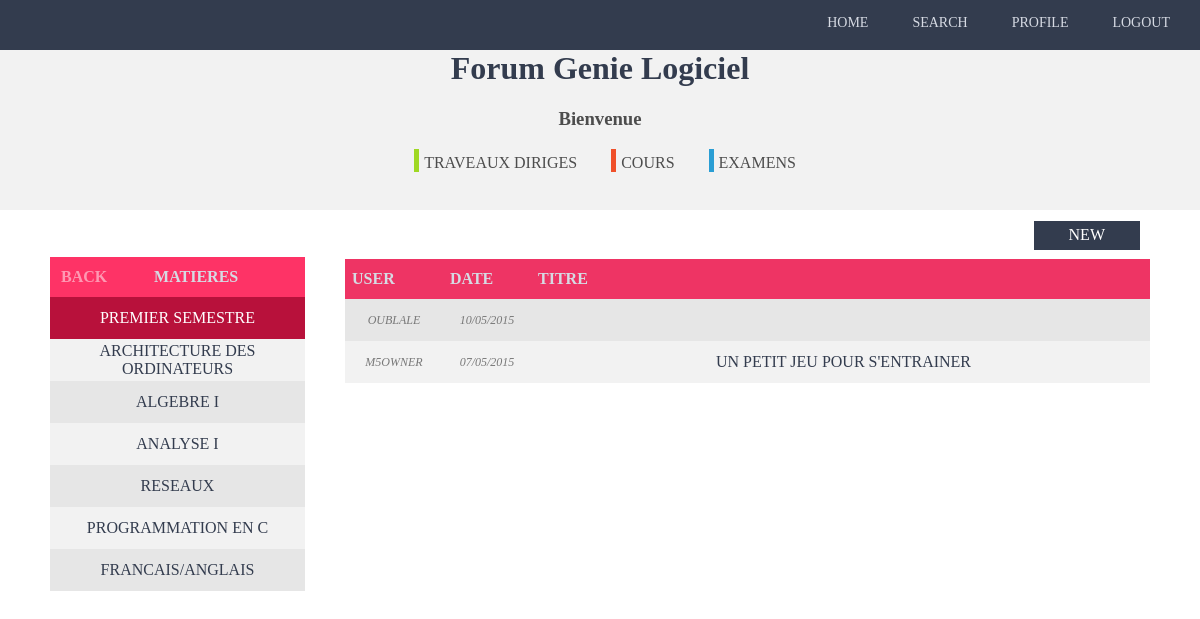
Screenshot of /home.php?semester=1 (signed in) with the database file from the repository.
### tables this page shows
CREATE TABLE IF NOT EXISTS `posts` (
  `id_post` int(11) NOT NULL AUTO_INCREMENT,
  `id_minion` int(11) NOT NULL,
  `semester` int(11) DEFAULT NULL,
  `pub_date` datetime NOT NULL,
  `pub_type` int(11) NOT NULL,
  `pub_subject` varchar(40) DEFAULT NULL,
  `id_file` varchar(30) DEFAULT NULL,
  `post_content` varchar(2000) NOT NULL,
  `post_title` varchar(100) NOT NULL,
  PRIMARY KEY (`id_post`),
  KEY `fk_id_minion` (`id_minion`)
);

CREATE TABLE IF NOT EXISTS `minions` (
  `id_minion` int(11) NOT NULL AUTO_INCREMENT,
  `full_name` varchar(50) NOT NULL,
  `user_name` varchar(25) NOT NULL,
  `email` varchar(50) NOT NULL,
  `enc_password` char(128) NOT NULL,
  `enc_salt` char(128) NOT NULL,
  `is_admin` int(11) NOT NULL DEFAULT '0',
  `minion_pic` varchar(100) DEFAULT NULL,
  PRIMARY KEY (`id_minion`)
);

### includes/site_apis/class.posts.php (called while the page is built, shortened)
<?php
    class posts {
		private $dbs;
		public function __construct($path){
			$this->dbs = $dbs;
		}
		public function postsDisplaying($semester="",$subject=""){
			$sql_query = "SELECT id_post,minions.user_name,pub_date,pub_type,post_title
						  FROM minions, posts
						  WHERE minions.id_minion = posts.id_minion ";
			$exe_params = array();
			if ($semester != ""){
				$sql_query .= "AND semester = ? ";
				$exe_params = array($semester);
			}
			$sql_query .= "Order by pub_date desc LIMIT 10";
			$stmt = $this->dbs->prepare($sql_query);
			$stmt->execute($exe_params);
			$res = $stmt->fetchAll(PDO::FETCH_ASSOC);
			return $res;
		}
		}
	$posts = new posts($path);
?>

### includes/functions.php (called while the page is built, shortened)
<?php
	require_once("includes/site_apis/class.posts.php");
	function postType($int){
		switch ($int) {
			default:
				return "";
				break;
		}
	}
?>

### content/s1.php (the view, shortened to what this page needs)
<?php
   $subjects_array = array(
                            'archi' => '11',
                            'algebre1' => '12' ,
                            'analyse1' => "13",
                            'networking' => "14",
                            'prog_c' => "15",
                            'freng' => "16"
    );
    if(isset($_GET['subject'])){
        $sub = $subjects_array[$_GET['subject']] ? $subjects_array[$_GET['subject']] : header('location: ./?semester=1');
        $res = $posts->postsDisplaying($_GET['semester'],$sub);
    }else{
    $res = $posts->postsDisplaying($_GET['semester']);
    }
?>
<!DOCTYPE html>
<html>
<head>
	<link rel="stylesheet" type="text/css" href="styles/main.css">
</head>
<body>
	<header>
		<div class="bar">
			<nav><a href=".">HOME</a></nav>
			<nav><a href="#">SEARCH</a></nav>
			<nav><a href="#">PROFILE</a></nav>
			<nav><a href="logout.php">LOGOUT</a></nav>
		</div>
	</header>
	<div class="title">
		<h1>Forum Genie Logiciel</h1>
		<h3>Bienvenue </h3>
		<ul class="colors">
			<li id="tds">Traveaux diriges</li>
			<li id="cours">cours</li>
			<li id="examens">examens</li>
		</ul>
	</div>
    <div class="wrapper">
        <div class="little_bar">
            <ul>
                <li><a href="?addtopic">NEW</a></li>
            </ul>
        </div>
        <table class="semestre-table" cellspacing="0">
            <ul>
                <li>
                    <th>
                        <a class="backto" onclick="history.go(-1);">BACK</a>
                        MATIERES
                    </th>
                <li>
                    <tr>
                        <td class="semester-in" onclick="location.href='?semester=1'">PREMIER SEMESTRE</td>
                    </tr>
                        </li>
                        <li>
                            <tr>
                                <td class="nummatiere <?php echo ($subjects_array[$_GET['subject']] == "11") ? "matiere-in" : ""; ?>" onclick="location.href='?semester=1&subject=archi';">ARCHITECTURE DES ORDINATEURS</td>
                            </tr>
                        </li>
                        <li>
                            <tr>
                                <td class="nummatiere <?php echo ($subjects_array[$_GET['subject']] == "12") ? "matiere-in" : ""; ?>" onclick="location.href='?semester=1&subject=algebre1';">ALGEBRE I</td>
                            </tr>
                        </li>
                        <li>
                            <tr>
                                <td class="nummatiere <?php echo ($subjects_array[$_GET['subject']] == "13") ? "matiere-in" : ""; ?>" onclick="location.href='?semester=1&subject=analyse1';">ANALYSE I</td>
                            </tr>
                        </li>
                        <li>
                            <tr>
                                <td class="nummatiere <?php echo ($subjects_array[$_GET['subject']] == "14") ? "matiere-in" : ""; ?>" onclick="location.href='?semester=1&subject=networking';">RESEAUX</td>
                            </tr>
                        </li>
                        <li>
                            <tr>
                                <td class="nummatiere <?php echo ($subjects_array[$_GET['subject']] == "15") ? "matiere-in" : ""; ?>" onclick="location.href='?semester=1&subject=prog_c';">PROGRAMMATION EN C</td>
                            </tr>
                        </li>
                        <li>
                            <tr>
                                <td class="nummatiere <?php echo ($subjects_array[$_GET['subject']] == "16") ? "matiere-in" : ""; ?>" onclick="location.href='?semester=1&subject=freng';">FRANCAIS/ANGLAIS</td>
                            </tr>
                        </li>
                        </ul>
        </table>
        <table class="main-table" cellspacing="0">
            <thead>
                <tr class="head">
                    <th id="author">USER</th>
                    <th id="date">DATE</th>
                    <th id="color"></th>
                    <th id="title">TITRE</th>
                </tr>
            </thead>
            <tbody class="things">
                <?php	foreach ($res as $val) { ?>
                <tr class="p_u_b">
                    <td class="threaduser"> <?php echo $val['user_name'];?> </td>
                    <td class="threaddate"> <?php echo strftime("%d/%m/%Y",strtotime($val['pub_date']));?></td>
                    <td class="<?php echo postType($val['pub_type']); ?>"></td>
                    <td class="threadnum" onclick="location.href='?readtopic=<?php echo $val['id_post']; ?>';"><?php echo $val['post_title'];?></td>
                </tr>
                <?php } ?>
            </tbody>
        </table>
    </div>
</body>
</html>

### styles/main.css (style rules this page uses)
body { margin: 0; text-align: center; font-family: 'odin rounded'; }
.wrapper { width: 1100px; text-align: left; margin: 0px auto; }
header { height: 50px; background-color: #333C4E; position: fixed; width: 100%; float: top; top: 0; }
nav { display: inline-block; font-size: 14px; padding: 10px; padding-top: 15px; text-align: center; color: #D6DAE3; text-align: center; margin-right: 20px; text-decoration: none; }
nav a { text-decoration: none; color: #D6DAE3; }
.bar { float: right; }
div.title { margin-top: 50px; background-color: #F2F2F2; height: 160px; width: 100%; }
div h1 { text-align: center; color: #333C4E; font-weight: bolder; }
div h3 { text-align: center; color: #4D4D4D; }
.colors { text-align: center; color: #4D4D4D; text-transform: uppercase; }
.colors li { display: inline-block; margin-right: 30px; border-left: 5px solid; padding-top: 5px; padding-left: 5px; }
#tds { border-color: #9FD823; }
#cours { border-color: #F0502A; }
#examens { border-color: #2A9ED4; }
.semestre-table { position: relative; top: 31px; float: left; width: 255px; }
td { text-align: center; height: 40px; }
tr { height: 40px; }
.semestre-table th { background-color: #FE3366; height: 30px; color: #D6DAE3; }
.semestre-table tr:nth-child(even) { background-color: #E6E6E6; color: #333C4E; text-transform: uppercase; }
.semestre-table tr:nth-child(odd) { background-color: #F2F2F2; color: #333C4E; text-transform: uppercase; }
.main-table { position: relative; top: 15px; float: right; width: 805px; }
.head { background-color: #EE3464; }
.main-table th { color: #D6DAE3; }
#author { width: 90px; padding-left: 7px; }
#date { width: 80px; padding-left: 7px; }
#color { width: 4px; }
.main-table tbody tr:nth-child(even) { background-color: #F2F2F2; color: #333C4E; text-transform: uppercase; }
.main-table tbody tr:nth-child(odd) { background-color: #E6E6E6; color: #333C4E; text-transform: uppercase; }
.little_bar { margin-right: 0px; }
.little_bar li { position: static; float: right; display: inline; margin-right: 10px; }
.little_bar li a, .addfiletopic { color: white; text-decoration: none; padding: 7px; padding-left: 35px; padding-right: 35px; background: #333C4E; padding-top: 5px; }
.semestre-table th { text-align: center; padding-right: 20px; }
li { list-style: none; }
a.backto { text-decoration: none; opacity: 0.5; color: white; float: left; padding-left: 10px; }
.semester-in { background-color: #b8113b; color: white; }
.threaduser, .threaddate { font-style: italic; font-size: 12px; color: #787878; font-weight: lighter; font-family: odin-light; }

### rows the page displays
posts: id_minion.user_name "OUBLALE", pub_date "10/05/2015"
posts: id_minion.user_name "M5OWNER", pub_date "07/05/2015", post_title "UN PETIT JEU POUR S'ENTRAINER"
